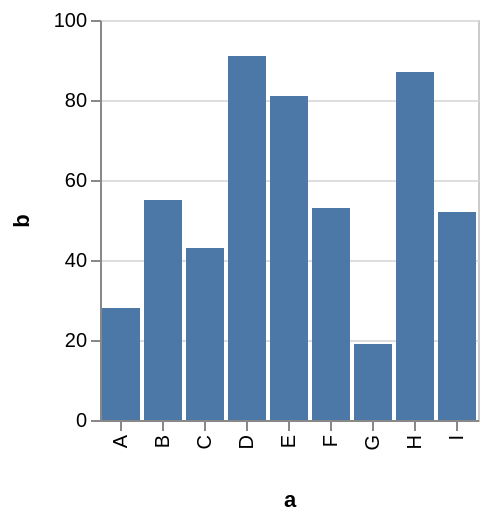

Vega-Lite specification for this chart:
### Vega specification from a JSON file in a GitHub repository (floating-point values rounded to 4 significant figures)
{"$schema": "https://vega.github.io/schema/vega/v3.0.json", "description": "A simple bar chart with embedded data.", "autosize": "pad", "padding": 5, "encode": {"update": {"stroke": {"value": "#ccc"}, "fill": {"value": "transparent"}}}, "data": [{"name": "source_0", "values": [{"a": "A", "b": 28}, {"a": "B", "b": 55}, {"a": "C", "b": 43}, {"a": "D", "b": 91}, {"a": "E", "b": 81}, {"a": "F", "b": 53}, {"a": "G", "b": 19}, {"a": "H", "b": 87}, {"a": "I", "b": 52}]}, {"name": "data_0", "source": "source_0", "transform": [{"type": "formula", "expr": "toNumber(datum[\"b\"])", "as": "b"}, {"type": "filter", "expr": "datum[\"b\"] !== null && !isNaN(datum[\"b\"])"}]}], "signals": [{"name": "x_step", "value": 21}, {"name": "width", "update": "bandspace(domain('x').length, 0.1, 0.05) * x_step"}, {"name": "height", "update": "200"}], "marks": [{"name": "marks", "type": "rect", "role": "bar", "from": {"data": "data_0"}, "encode": {"update": {"x": {"scale": "x", "field": "a"}, "width": {"scale": "x", "band": true}, "y": {"scale": "y", "field": "b"}, "y2": {"scale": "y", "value": 0}, "fill": {"value": "#4c78a8"}, "tooltip": {"signal": "format(datum[\"b\"], '')"}}}}], "scales": [{"name": "x", "type": "band", "domain": {"data": "data_0", "field": "a", "sort": true}, "range": {"step": {"signal": "x_step"}}, "round": true, "paddingInner": 0.1, "paddingOuter": 0.05}, {"name": "y", "type": "linear", "domain": {"data": "data_0", "field": "b"}, "range": [{"signal": "height"}, 0], "round": true, "nice": true, "zero": true}], "axes": [{"scale": "x", "labelOverlap": true, "orient": "bottom", "title": "a", "zindex": 1, "encode": {"labels": {"update": {"angle": {"value": 270}, "align": {"value": "right"}, "baseline": {"value": "middle"}}}}}, {"scale": "y", "labelOverlap": true, "orient": "left", "tickCount": {"signal": "ceil(height/40)"}, "title": "b", "zindex": 1}, {"scale": "y", "domain": false, "grid": true, "labels": false, "maxExtent": 0, "minExtent": 0, "orient": "left", "tickCount": {"signal": "ceil(height/40)"}, "ticks": false, "zindex": 0, "gridScale": "x"}], "config": {"axis": {"minExtent": 30}}}
